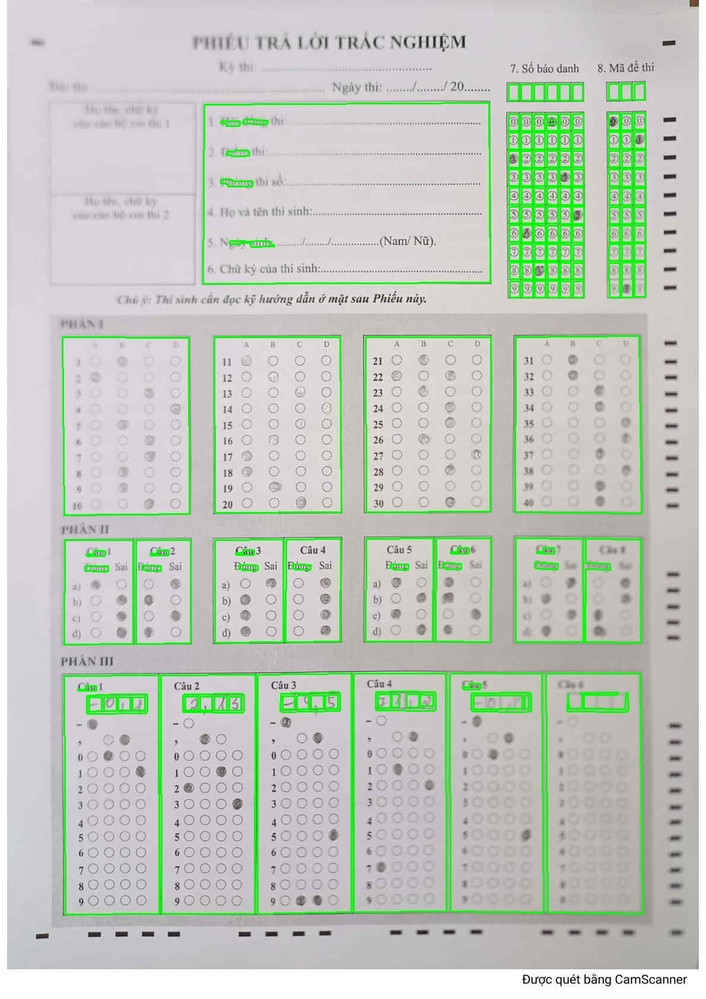
#> input picture debug_boxes.jpg, 706 x 999 px, shrunk from 1190 x 1684 before the run; its folder holds only this picture in this run
$ python -i morphology.py   (imports and definitions only)
#> lines starting #> are read from the running program, lines starting #| are printed output that depends on the picture; after the words box and inside, x2 and y2 are one past the last pixel; in counts of white or black regions, pixels touching at a corner belong together
#> further down, picture is the input picture: shape (999, 706, 3); mean B, G, R 190.7, 200.6, 193.8
"""
morphology.py — Line detection, grid-point finding, and box extraction.

Provides the low-level morphological operations that turn a raw scan into
structure: detecting horizontal/vertical lines, intersecting them to find
grid points, and extracting enclosed rectangular contours.

Also includes corner-marker detection for affine correction.

Pipeline position: Step 2 (after preprocessing, before box grouping).
"""

from __future__ import annotations

from typing import Dict, List, Optional, Tuple

import cv2
import numpy as np


# =========================================================================
#  Line filtering and alignment
# =========================================================================


def _filter_line_components_by_length(
    line_mask: np.ndarray,
    min_length: int,
    orientation: str,
) -> np.ndarray:
    """Keep only connected line components whose major axis ≥ *min_length*.

    Args:
        line_mask: Binary mask of detected lines.
        min_length: Minimum component length to keep.
        orientation: ``"vertical"`` or ``"horizontal"``.

    Returns:
        Filtered binary mask.
    """
    num_labels, labels, stats, _ = cv2.connectedComponentsWithStats(
        line_mask, connectivity=8,
    )
    filtered = np.zeros_like(line_mask)
    axis = cv2.CC_STAT_HEIGHT if orientation == "vertical" else cv2.CC_STAT_WIDTH

    for i in range(1, num_labels):
        if int(stats[i, axis]) >= min_length:
            filtered[labels == i] = 255

    return filtered


def _align_vertical_lengths_by_row(
    vertical_mask: np.ndarray,
    row_tolerance: int = 25,
    min_group_size: int = 2,
) -> np.ndarray:
    """Elongate vertical line components in the same row to a uniform length.

    Args:
        vertical_mask: Binary mask of vertical lines.
        row_tolerance: Y-tolerance to group lines into the same row.
        min_group_size: Minimum group size for alignment.

    Returns:
        Aligned vertical line mask.
    """
    num_labels, labels, stats, _ = cv2.connectedComponentsWithStats(
        vertical_mask, connectivity=8,
    )

    comps: List[Dict[str, int]] = []
    for i in range(1, num_labels):
        x = int(stats[i, cv2.CC_STAT_LEFT])
        y = int(stats[i, cv2.CC_STAT_TOP])
        w = int(stats[i, cv2.CC_STAT_WIDTH])
        h = int(stats[i, cv2.CC_STAT_HEIGHT])
        if h <= 0 or w <= 0:
            continue
        comps.append({
            "idx": i, "x": x, "y": y, "w": w, "h": h,
            "cy": y + h // 2, "y_end": y + h,
        })

    if not comps:
        return vertical_mask

    comps.sort(key=lambda c: c["cy"])
    groups: List[List[Dict[str, int]]] = []
    for comp in comps:
        placed = False
        for group in groups:
            mean_cy = int(round(sum(g["cy"] for g in group) / len(group)))
            if abs(comp["cy"] - mean_cy) <= row_tolerance:
                group.append(comp)
                placed = True
                break
        if not placed:
            groups.append([comp])

    aligned = np.zeros_like(vertical_mask)

    for group in groups:
        if len(group) < min_group_size:
            for g in group:
                aligned[labels == g["idx"]] = vertical_mask[labels == g["idx"]]
            continue

        target_h = int(round(float(np.median([g["h"] for g in group]))))
        target_h = max(1, target_h)

        for g in group:
            line_component = (labels == g["idx"]).astype(np.uint8) * 255
            extend_px = max(0, target_h - g["h"])
            if extend_px > 0:
                k = 2 * extend_px + 1
                v_kernel = cv2.getStructuringElement(cv2.MORPH_RECT, (1, k))
                extended = cv2.dilate(line_component, v_kernel, iterations=1)
                aligned = cv2.bitwise_or(aligned, extended)
            else:
                aligned = cv2.bitwise_or(aligned, line_component)

    for i in range(1, num_labels):
        if not any(comp["idx"] == i for group in groups for comp in group):
            aligned = cv2.bitwise_or(aligned, (labels == i).astype(np.uint8) * 255)

    return aligned


# =========================================================================
#  Grid-point detection
# =========================================================================


def detect_grid_points(
    image: np.ndarray,
    vertical_scale: float = 0.015,
    horizontal_scale: float = 0.015,
    min_point_area: int = 8,
    block_size: int = 35,
    block_offset: int = 7,
    debug_prefix: Optional[str] = None,
) -> Dict[str, object]:
    """Detect grid intersection points from vertical/horizontal morphology lines.

    Args:
        image: Input BGR or grayscale image.
        vertical_scale: Vertical kernel length as fraction of image height.
        horizontal_scale: Horizontal kernel length as fraction of image width.
        min_point_area: Minimum CC area for an intersection point.
        block_size: Adaptive threshold block size.
        block_offset: Adaptive threshold C constant.
        debug_prefix: Prefix for saving debug images (None = skip).

    Returns:
        Dict with intermediate masks, overlay, and list of point coords.
    """
#> called with vertical_scale = 0.015, horizontal_scale = 0.015, min_point_area = 8, block_size = 35, block_offset = 7
    gray = cv2.cvtColor(image, cv2.COLOR_BGR2GRAY) if image.ndim == 3 else image.copy()
    blur = cv2.GaussianBlur(gray, (5, 5), 0)

    if block_size % 2 == 0:
        block_size += 1
    block_size = max(block_size, 3)

    binary = cv2.adaptiveThreshold(
        blur, 255, cv2.ADAPTIVE_THRESH_MEAN_C,
        cv2.THRESH_BINARY_INV, block_size, block_offset,
    )

    h, w = gray.shape
    v_len = max(3, int(h * vertical_scale))
    h_len = max(3, int(w * horizontal_scale))
    vertical_kernel = cv2.getStructuringElement(cv2.MORPH_RECT, (1, v_len))
    horizontal_kernel = cv2.getStructuringElement(cv2.MORPH_RECT, (h_len, 1))

    vertical_lines = cv2.erode(binary, vertical_kernel, iterations=1)
    vertical_lines = cv2.dilate(vertical_lines, vertical_kernel, iterations=1)

    horizontal_lines = cv2.erode(binary, horizontal_kernel, iterations=1)
    horizontal_lines = cv2.dilate(horizontal_lines, horizontal_kernel, iterations=1)

    intersections = cv2.bitwise_and(vertical_lines, horizontal_lines)
    intersections = cv2.dilate(intersections, np.ones((3, 3), np.uint8), iterations=1)

    num_labels, _, stats, centroids = cv2.connectedComponentsWithStats(intersections)
#> num_labels = 347; stats = 347 rows, first 6: [0, 0, 706, 999, 662817], [7, 0, 13, 502, 5961], [688, 0, 12, 9, 107], [685, 19, 15, 357, 4359], [193, 35, 6, 10, 60], [257, 35, 6, 5, 29]; centroids = 347 pairs, first value 13 to 694, second value 3.96 to 962
    points: List[Tuple[int, int]] = []
    for idx in range(1, num_labels):
        if stats[idx, cv2.CC_STAT_AREA] < min_point_area:
            continue
        cx, cy = centroids[idx]
        points.append((int(round(cx)), int(round(cy))))
#> this loop made 346 passes
#> (cx, cy) on passes 1 to 3: (13, 249.7), (693.6, 3.96), (693.3, 193.9)
#> after the loop, points = 346 pairs, first value 13 to 694, second value 4 to 962

    points.sort(key=lambda p: (p[1], p[0]))

    overlay = image.copy() if image.ndim == 3 else cv2.cvtColor(gray, cv2.COLOR_GRAY2BGR)
    for x, y in points:
        cv2.circle(overlay, (x, y), 4, (0, 0, 255), -1)
#> this loop made 346 passes
#> (x, y) on passes 1 to 3: (694, 4), (442, 36), (259, 37)
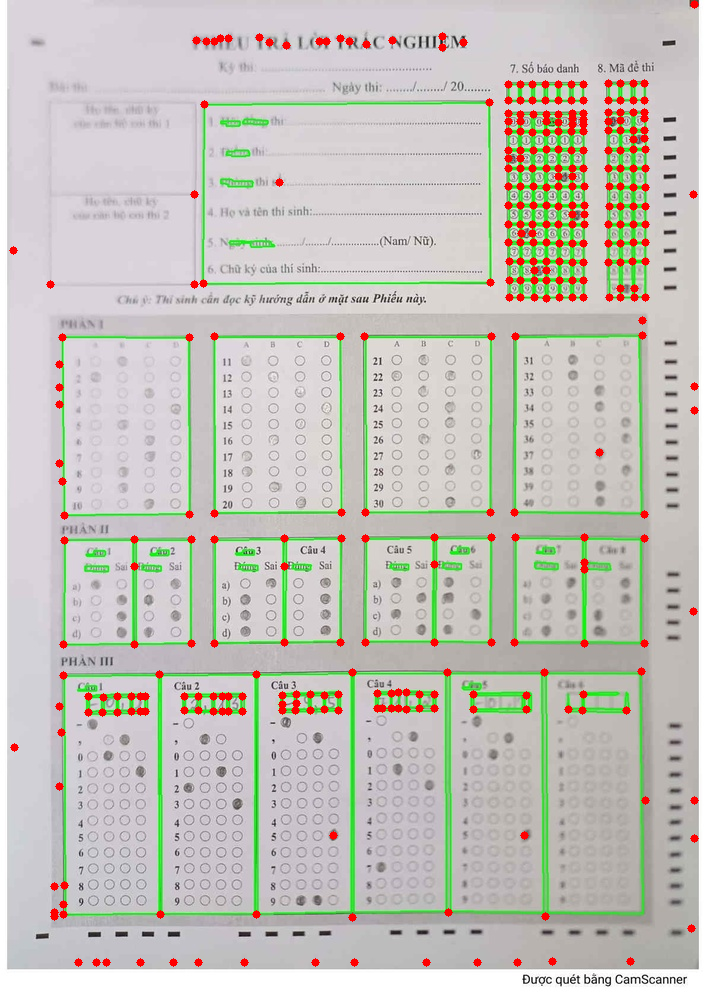
#> overlay: shape (999, 706, 3); 2.38% of pixels changed, all inside (x1, y1, x2, y2) = (9, 0, 699, 967)

    debug_data = {
        "binary": binary,
        "vertical": vertical_lines,
        "horizontal": horizontal_lines,
        "intersections": intersections,
        "points_overlay": overlay,
        "points": points,
    }

    if debug_prefix:
        cv2.imwrite(f"{debug_prefix}_binary.jpg", binary)
        cv2.imwrite(f"{debug_prefix}_vertical.jpg", vertical_lines)
        cv2.imwrite(f"{debug_prefix}_horizontal.jpg", horizontal_lines)
        cv2.imwrite(f"{debug_prefix}_intersections.jpg", intersections)
        cv2.imwrite(f"{debug_prefix}_points.jpg", overlay)

    return debug_data


# =========================================================================
#  Box detection from closed line regions
# =========================================================================


def detect_boxes_from_morph_lines(
    image: np.ndarray,
    vertical_scale: float = 0.015,
    horizontal_scale: float = 0.015,
    min_line_length: int = 30,
    align_vertical_rows: bool = True,
    vertical_row_tolerance: int = 25,
    block_size: int = 35,
    block_offset: int = 7,
    min_box_area: int = 100,
    min_box_width: int = 8,
    min_box_height: int = 8,
    close_kernel_size: int = 6,
    debug_prefix: Optional[str] = None,
) -> Dict[str, object]:
    """Detect closed rectangular contours from morphological line grid.

    Pipeline:
    1. Extract vertical/horizontal line masks.
    2. Merge and close small gaps.
    3. Flood-fill background to isolate enclosed regions.
    4. Extract contours as box polygons.

    Args:
        image: Input BGR image.
        vertical_scale: Vertical kernel scale.
        horizontal_scale: Horizontal kernel scale.
        min_line_length: Min component length.
        align_vertical_rows: Align vertical line lengths by row.
        vertical_row_tolerance: Row grouping tolerance.
        block_size: Adaptive threshold block size.
        block_offset: Adaptive threshold C constant.
        min_box_area: Minimum contour area.
        min_box_width: Minimum contour width.
        min_box_height: Minimum contour height.
        close_kernel_size: Morphological closing kernel size.
        debug_prefix: Debug image prefix (None = skip).

    Returns:
        Dict with intermediate masks, overlay, and list of box contours.
    """
    grid = detect_grid_points(
        image=image,
        vertical_scale=vertical_scale,
        horizontal_scale=horizontal_scale,
        min_point_area=8,
        block_size=block_size,
        block_offset=block_offset,
        debug_prefix=None,
    )
#> grid = 6 items

    vertical = grid["vertical"]
    horizontal = grid["horizontal"]

    vertical = _filter_line_components_by_length(vertical, min_line_length, "vertical")
#> in _filter_line_components_by_length, `num_labels, labels, stats, _ = cv2.connectedComponentsWithStats( line_..`: num_labels = 129; stats = 129 rows, first 6: [0, 0, 706, 999, 642190], [7, 0, 18, 971, 11022], [675, 0, 24, 971, 10753], [365, 33, 2, 16, 30], [226, 34, 5, 17, 77], [285, 34, 2, 15, 29]
#> in _filter_line_components_by_length, `axis = cv2.CC_STAT_HEIGHT if orientation == "vertical" else cv2.CC_STA..`: axis = 3
    horizontal = _filter_line_components_by_length(horizontal, min_line_length, "horizontal")
#> in _filter_line_components_by_length (call 2), `num_labels, labels, stats, _ = cv2.connectedComponentsWithStats( line_..`: num_labels = 428; stats = 428 rows, first 6: [0, 0, 706, 999, 613658], [8, 0, 13, 501, 5440], [689, 0, 11, 8, 87], [686, 20, 14, 355, 3943], [193, 36, 42, 10, 237], [256, 36, 28, 12, 167]

    if align_vertical_rows:
        vertical = _align_vertical_lengths_by_row(
            vertical, row_tolerance=vertical_row_tolerance, min_group_size=2,
        )
#> in _align_vertical_lengths_by_row, `num_labels, labels, stats, _ = cv2.connectedComponentsWithStats( verti..`:
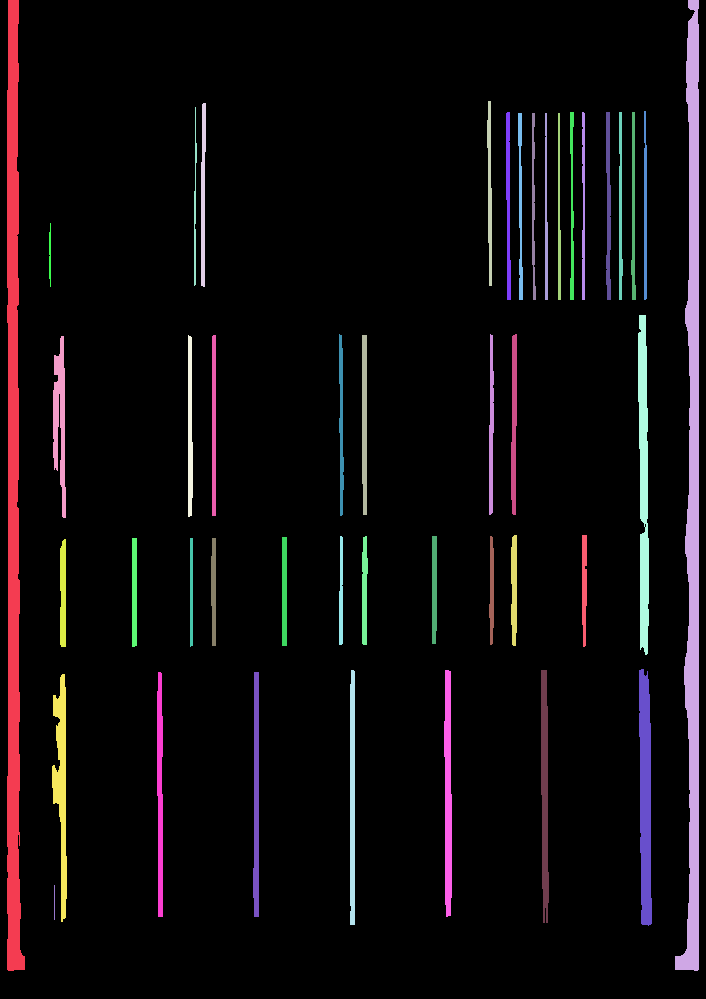
#> labels: shape (999, 706) int32; 45 distinct labels, from 0 to 44; one colour per label, 0 black
#> in _align_vertical_lengths_by_row, `num_labels, labels, stats, _ = cv2.connectedComponentsWithStats( verti..`: num_labels = 45; stats = 45 rows, first 6: [0, 0, 706, 999, 649813], [7, 0, 18, 971, 11022], [675, 0, 24, 971, 10753], [487, 101, 5, 185, 638], [201, 103, 5, 184, 723], [194, 107, 3, 179, 288]
#> the loop in _align_vertical_lengths_by_row, `for i in range(1, num_labels):` made 44 passes
#> (x, y, w, h) on passes 1 to 4: (7, 0, 18, 971), (675, 0, 24, 971), (487, 101, 5, 185), (201, 103, 5, 184)
#> after the loop in _align_vertical_lengths_by_row, `for i in range(1, num_labels):`: comps = 44 items
#> the loop in _align_vertical_lengths_by_row, `for comp in comps:` made 44 passes
#> after the loop in _align_vertical_lengths_by_row, `for comp in comps:`: group = 7 items
#> the loop in _align_vertical_lengths_by_row, `for group in groups:` made 7 passes
#> target_h on passes 1, 3, 4, 5: 188, 181, 971, 109

    lines = cv2.bitwise_or(vertical, horizontal)
    k = max(1, close_kernel_size)
    close_kernel = cv2.getStructuringElement(cv2.MORPH_RECT, (k, k))
#> close_kernel = [[1, 1, 1, 1, 1, 1], [1, 1, 1, 1, 1, 1], [1, 1, 1, 1, 1, 1], [1, 1, 1, 1, 1, 1], [1, 1, 1, 1, 1, 1], [1, 1, 1, 1, 1, 1]]
    lines_closed = cv2.morphologyEx(lines, cv2.MORPH_CLOSE, close_kernel, iterations=1)

    inv = cv2.bitwise_not(lines_closed)

    h, w = inv.shape
    flood = inv.copy()
    flood_mask = np.zeros((h + 2, w + 2), np.uint8)
    cv2.floodFill(flood, flood_mask, seedPoint=(0, 0), newVal=128)

    enclosed = np.where(flood == 255, 255, 0).astype(np.uint8)
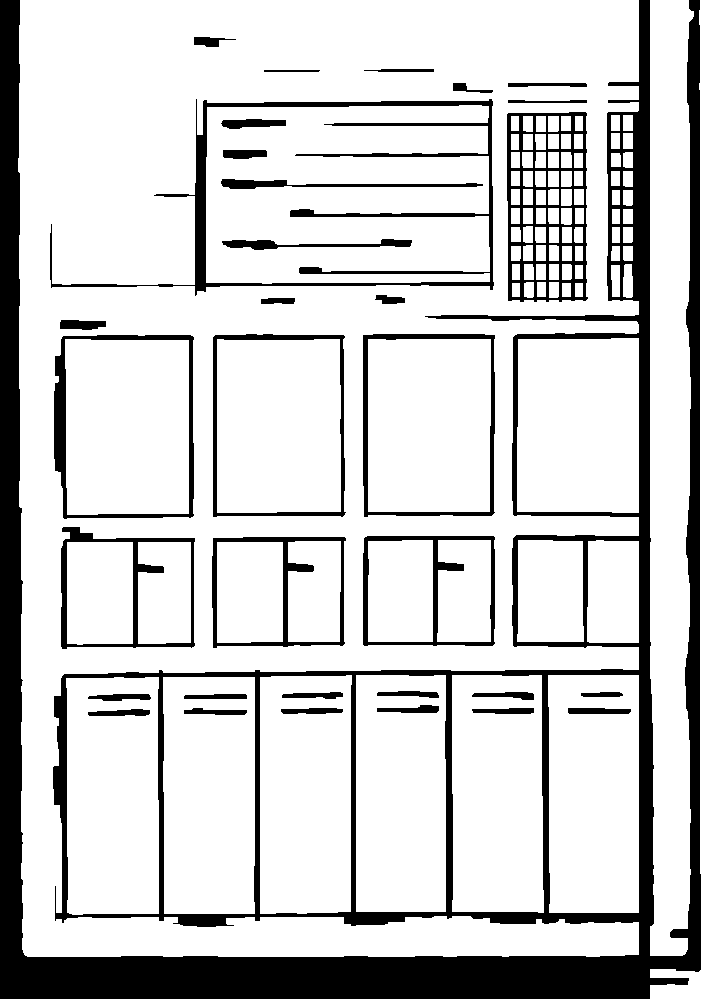
#> enclosed: shape (999, 706); 81.3% white; 34 black regions

    contours, _ = cv2.findContours(enclosed, cv2.RETR_TREE, cv2.CHAIN_APPROX_SIMPLE)
#> contours = 133 contours; largest, box (x1, y1, x2, y2) and area: (18, 0, 639, 957) 400222, (49, 98, 495, 297) 55894, (206, 105, 490, 284) 46196, (650, 0, 694, 956) 35436, (53, 334, 195, 520) 25133

    boxes: List[np.ndarray] = []
    for contour in contours:
        area = cv2.contourArea(contour)
        if area < min_box_area:
            continue

        epsilon = 0.005 * cv2.arcLength(contour, True)
        approx = cv2.approxPolyDP(contour, epsilon, True)

        x, y, bw, bh = cv2.boundingRect(approx)
        if bw < min_box_width or bh < min_box_height:
            continue

        boxes.append(approx)
#> this loop made 133 passes
#> (area, epsilon, x, y, bw, bh) on passes 2, 3, 5, 6: (368, 0.691, 183, 707, 65, 9), (348.5, 0.679, 183, 693, 65, 7), (394.5, 0.682, 87, 708, 64, 9), (390, 0.689, 87, 693, 65, 9)

    boxes.sort(key=lambda b: (int(b[0, 0, 1]), int(b[0, 0, 0])))

    overlay = image.copy() if image.ndim == 3 else cv2.cvtColor(image, cv2.COLOR_GRAY2BGR)
    for poly in boxes:
        cv2.polylines(overlay, [poly], True, (0, 255, 0), 2)
#> this loop made 119 passes
#> poly on passes 8, 9, 11, 13: [[611, 115], [611, 130], [619, 130], [619, 115]], [[623, 115], [623, 130], [632, 130], [632, 115]], [[536, 116], [536, 131], [545, 131], [545, 116]], [[561, 116], [561, 130], [570, 130], [570, 116]]
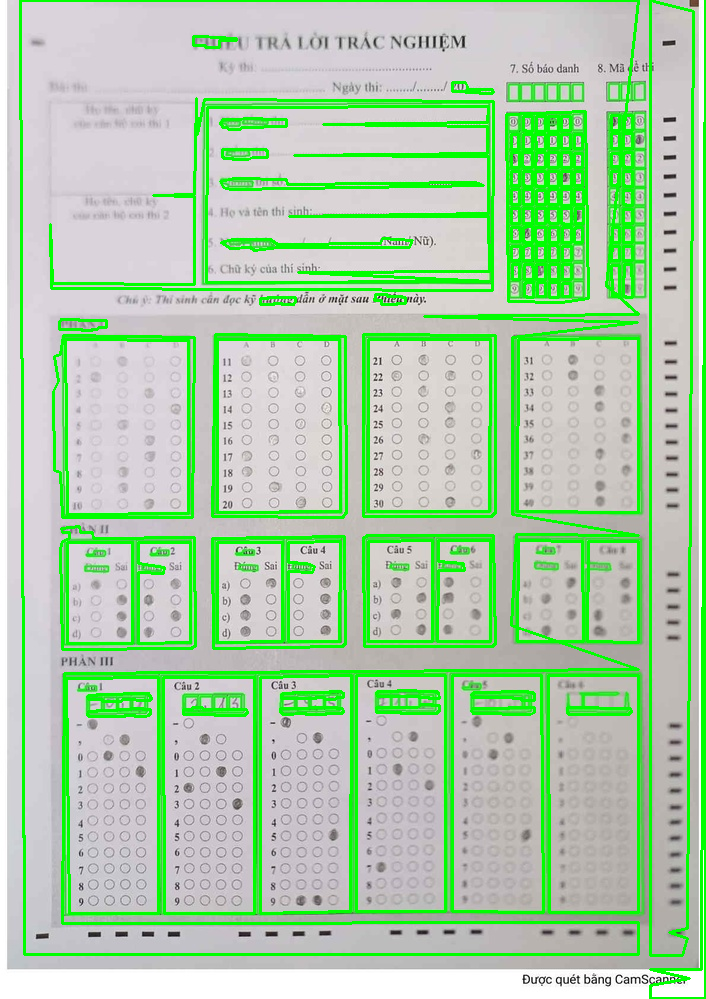
#> overlay: shape (999, 706, 3); 13.07% of pixels changed, all inside (x1, y1, x2, y2) = (19, 0, 706, 999)

    result = {
        "binary": grid["binary"],
        "vertical": vertical,
        "horizontal": horizontal,
        "lines": lines,
        "lines_closed": lines_closed,
        "enclosed": enclosed,
        "boxes_overlay": overlay,
        "boxes": boxes,
    }

    if debug_prefix:
        cv2.imwrite(f"{debug_prefix}_vertical.jpg", vertical)
        cv2.imwrite(f"{debug_prefix}_horizontal.jpg", horizontal)
        cv2.imwrite(f"{debug_prefix}_lines.jpg", lines)
        cv2.imwrite(f"{debug_prefix}_boxes.jpg", overlay)

    return result


# =========================================================================
#  Corner marker detection for affine correction
# =========================================================================


# [266 lines left out: function detect_black_corner_markers, not called in this run]

>>> import cv2
>>> picture = cv2.imread('../debug_boxes.jpg')
>>> result = detect_boxes_from_morph_lines(picture)
